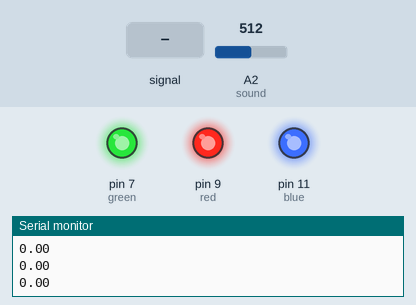
Recording of a sketch running on a simulated Arduino Uno, built with avr-gcc and run on an emulated ATmega328P. On the bench: output pins drawn as LEDs (lit = HIGH), the last lines printed to the serial monitor. Dashed ring = blinking. The test bench sets the inputs (shaded band); at power-on: A2 (sound) = 512.

Above: at 1.2 s.
1.3 s: A2 (sound) fed a 200 Hz sine of ±460 counts around its level
At 1.87 s:
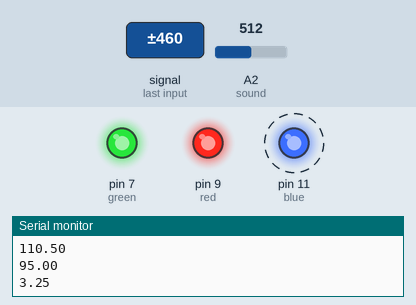
4.3 s: A2 (sound) set to 716
At 5.3 s:
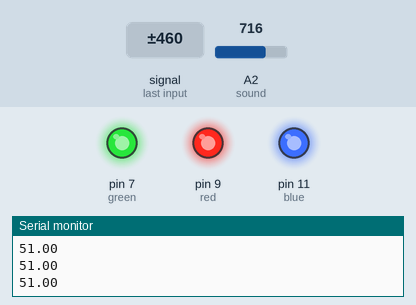
5.8 s: A2 (sound) set to 821
7.3 s: A2 (sound) set to 847
At 7.6 s:
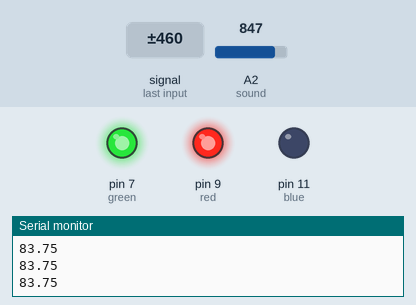
8.8 s: A2 (sound) set to 511
At 9.9 s:
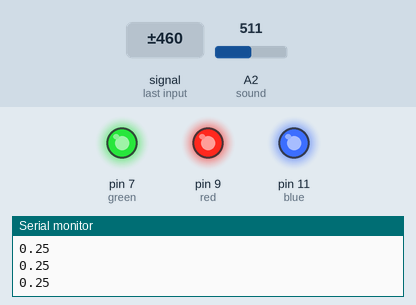
Timing chart, 0 to 11.3 s (numbered marks = the images above; inputs shaded):
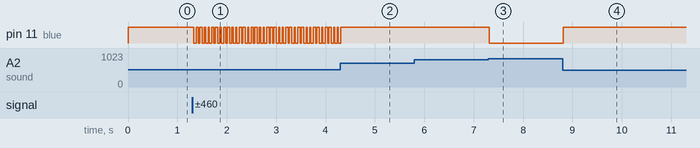

The sketch:

LED_visualizer.ino
```cpp
#include <arduinoFFT.h>

const int sound = A2;
double val, dat;
double im[128], data[128];

int blue = 11;
int red = 9;
int green = 7;

int ON = 0;
int OFF = 255;

void setup() {
  Serial.begin(9600);
  analogWrite(blue, 255);
  analogWrite(green, 255);
  analogWrite(red, 255);
}

void loop() {
  int min = 1024, max = 0;
  for(int i = 0; i < 128; i ++){
    val = analogRead(sound);
    data[i] = val /4 -128;
    im[i] = 0;
    if(val>max){
      max = val;
    }
    if(val<min){
      min = val;
    }
  }
  arduinoFFT(data, im, 7, 0);

  for(int i = 1; i < 128; i++){
    dat = sqrt(data[i] * data[i] + im[i] * im [i]);//elimates noise
    //dat = data[i]+im[i];
  }
  Serial.println(dat);
  LEDSetup(dat);
}
```

LED_Lights.ino
```cpp
void LEDSetup(int data){
  bool isoff = true;
  if(data > 80){
      color(OFF, OFF, ON);
 /* }else if(data >60){
    for(int i = 0; i < 255;i++){
      color(i, 60, OFF);
      delay(0.1);
    }
  }else if(data >35){
    int b = 120;
    for(int i = 0; i < 255;i++){
      color(i, OFF, b);
      b--;
      delay(0.1);
    }
  }else if(data<100 && isoff == false){
     for(int i = 0; i < 255;i++){
      color(OFF, OFF, i);
      delay(0.1);
    }*/
  }else{
    color(OFF,OFF,OFF);
  }
}

void color(int r, int g, int b){
  analogWrite(red, r);
  analogWrite(green, g);
  analogWrite(blue, b);
}
```

Measured:
- the behaviour switches between 835 and 836 on A2 (sound) (found by bisection; images 2 and 3)
- after the input at 1.3 s, pin 11 (blue): alternates HIGH for 0.05 s and LOW for 0.05 s, starting at once
- after the input at 4.3 s, pin 11 (blue): goes on until 4.3 s, then stays HIGH
- after the input at 7.3 s, pin 11 (blue): HIGH → LOW at once
- after the input at 8.8 s, pin 11 (blue): LOW → HIGH at once
